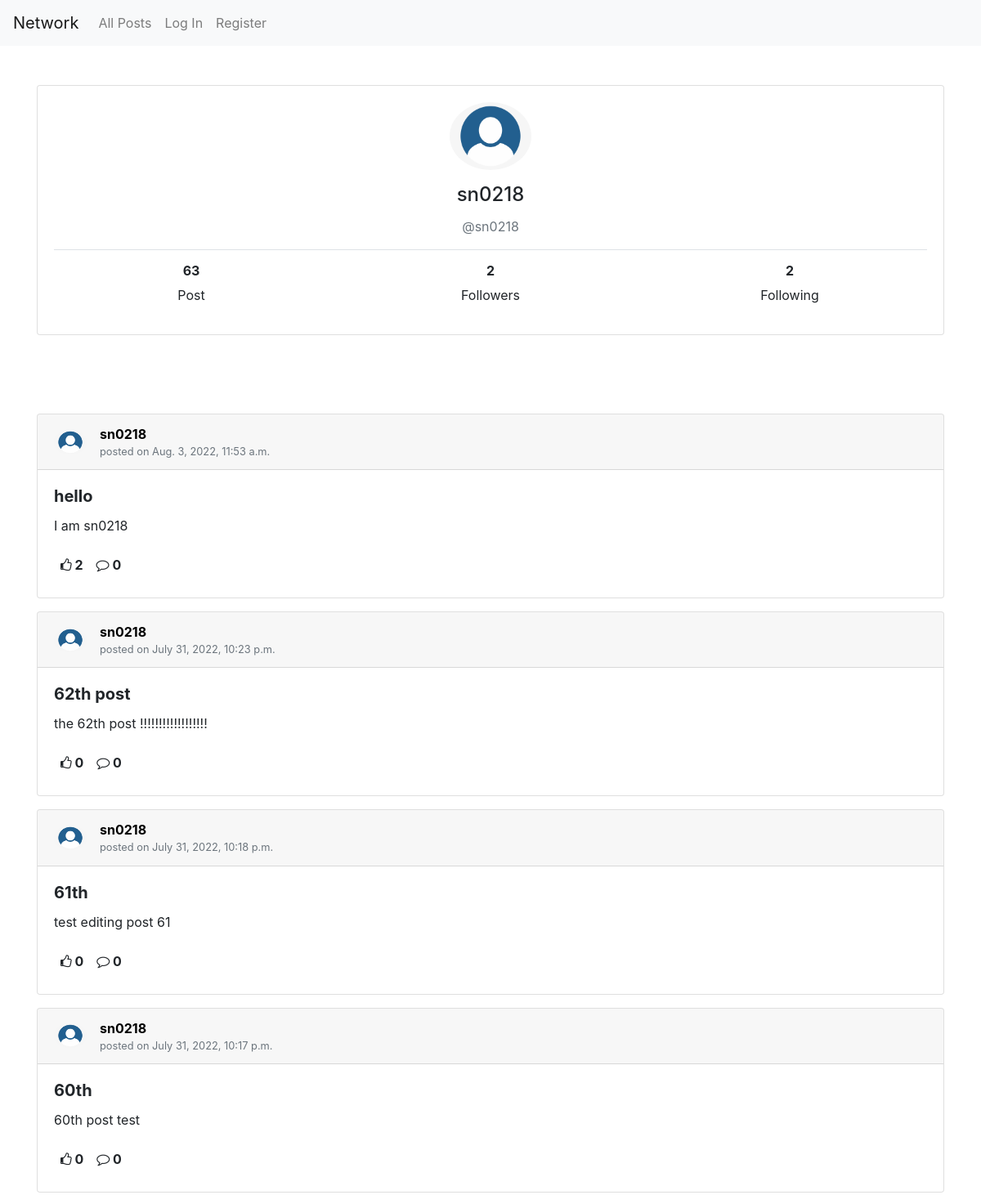
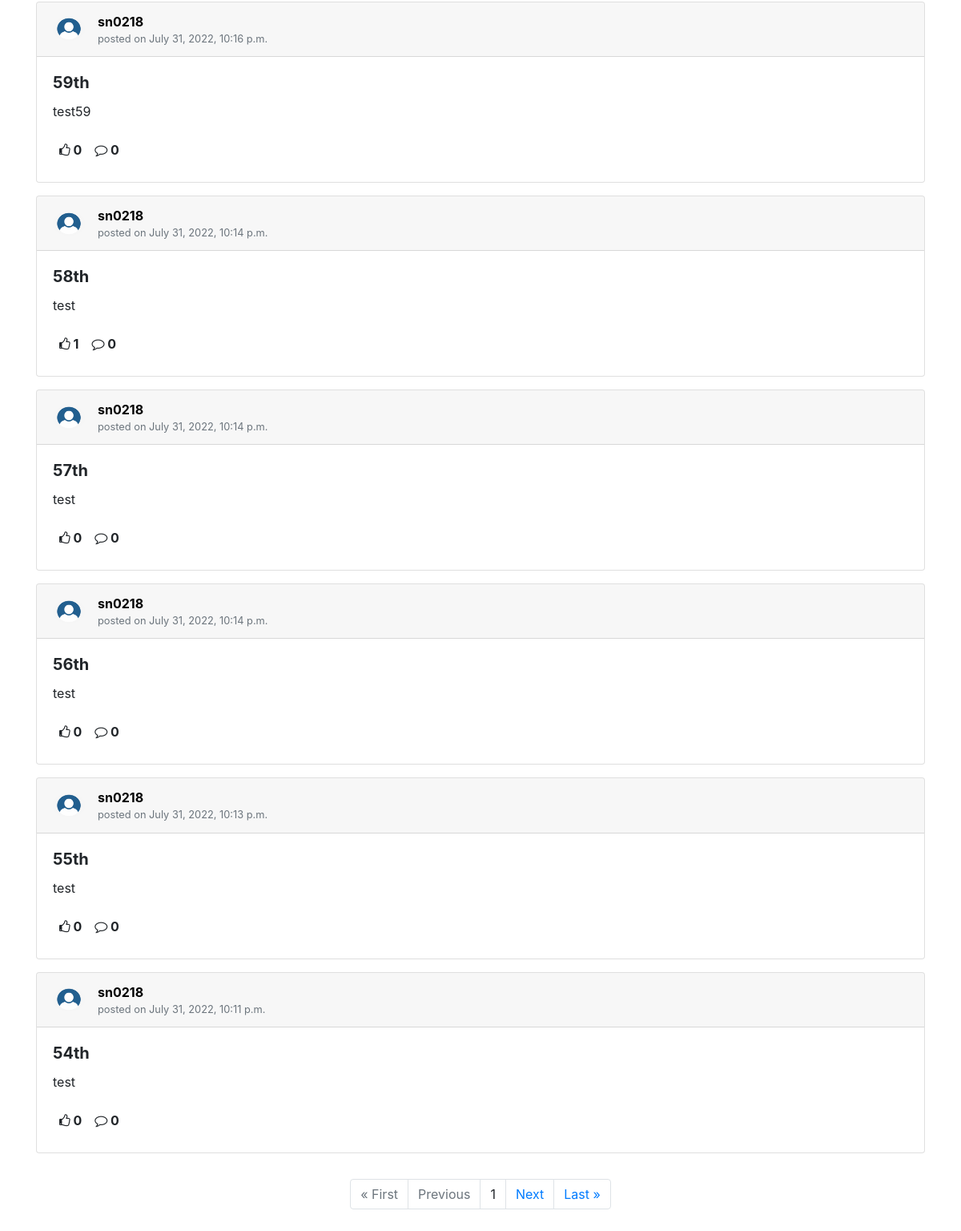
The page /profile/sn0218 on the database its author committed (2 pictures, top to bottom).
### network/models.py (models this page shows, shortened)
class User(AbstractUser):
    pass

class Post(models.Model):
    user = models.ForeignKey(User, on_delete=models.CASCADE, related_name="user_post", verbose_name="Posted by")
    headline = models.CharField(max_length=128)
    content = models.TextField(blank=False)
    date = models.DateTimeField(auto_now_add=True, verbose_name="Posted on")

### network/views.py (the view)
# urls.py: path("profile/<str:name>", views.profile, name="profile"),
def profile(request, name):
    if request.method == "GET":
        user = request.user
        profile_user = User.objects.get(username=name)
        posts = profile_user.user_post.order_by('-date').all()
        post_count = profile_user.user_post.count()
        follower_count = profile_user.follower.count()
        following_count = profile_user.following.count()
        is_following = False
        liked_posts= []
        if user.is_authenticated:
            likes = Like.objects.filter(user=user).all()
            liked_posts = [like.post for like in likes]
            if Following.objects.filter(user=user, followed_user=profile_user).exists():
                is_following = True
        paginator = Paginator(posts, 10)
        page_number = request.GET.get('page')
        page_obj = paginator.get_page(page_number)
    return render(request, "network/profile.html", {
        "user": user,
        "profile_user": profile_user,
        "posts": posts,
        "page_obj": page_obj,
        "post_count" : post_count,
        "follower_count": follower_count,
        "following_count": following_count,
        "is_following": is_following,
        "liked_posts": liked_posts
    })

### network/templates/network/profile.html (shortened to what this page needs)
{% extends "network/layout.html" %}
{% load static %}
{% block body %}
    <div class="container py-5">
        <div class="card">
            <div class="card-body text-center">
                <img class="rounded-circle shadow-1-strong me-3" src="..\static\network\blank-profile-pic.png" alt="avatar" width="100" height="83" />
                <h4 class="card-title mt-3" id="profile-username">{{ profile_user.username }}</h4>
                <p class="text-muted" id="name-tag">@{{ profile_user.username }}
                </p>
            <div class="border-top pt-3">
                <div class="row text-center">
                    <div class="col-4">
                        <h6 id="post-count"><b>{{ post_count }}</b></h6>
                        <p>Post</p>
                    </div>
                    <div class="col-4">
                        <h6 id="follower-count"><b>{{ follower_count }}</b></h6>
                        <p>Followers</p>
                    </div>
                    <div class="col-4">
                        <h6 id="following-count"><b>{{ following_count }}</b></h6>
                        <p>Following</p>
                    </div>
                </div>
            </div>
            </div>
        </div>
    </div>
    <div class="container mt-5" id="all-posts-view">
        {% if posts %}
        {% for post in page_obj %}
        <div class="card mb-3" id="post-{{ post.id }}">
            <div class="card-header">
                <div class="d-flex flex-row align-items-center">
                    <img class="rounded-circle shadow-1-strong me-3" src="..\static\network\blank-profile-pic.png" alt="avatar" width="40" height="30" />
                    <div class="ml-2 pl-2">
                        <a href="{% url 'profile' post.user.username %}" class="post-username"><strong>{{ post.user.username }} </strong></a>
                        <div class="text-muted small">
                            posted on {{ post.date }}
                        </div>
                    </div>
                </div>
            </div>
            <div class="card-body">
                <h5 class="card-title"><b>{{ post.headline }}</b></h5>
                <p class="card-text" id="post-{{ post.id }}-content"> {{ post.content }}</p>
                <div id="buttons-{{ post.id }}">
                    <div class="d-flex justify-content-between align-items-center mt-2">
                        <div class="d-flex flex-row align-items-center">
                            <div class="p-2">
                                <b id="like-count-{{ post.id }}"><i class="fa fa-thumbs-o-up" aria-hidden="true"></i>  {{ post.post_like.count }}</b>
                            </div>
                            <div class="p-2">
                                <b id="comment-count"><i class="fa fa-comment-o" aria-hidden="true"></i> 0</b>
                            </div>
                        </div>
                    </div>
                </div>
            </div>
        </div>
        {% endfor %}
    </div>
    <div class="container py-3">
        <ul class="pagination justify-content-center">
            {% if page_obj.has_previous %}
                <li class="page-item"><a href="?page=1" class="page-link">&laquo; First</a></li>
                <li class="page-item"><a href="?page={{ page_obj.previous_page_number }}" class="page-link">Previous</a></li>
            {% else %}
            <li class="page-item disabled"><a class="page-link">&laquo; First</a></li>
            <li class="page-item disabled"><a class="page-link">Previous</a></li>
            {% endif %}
            {% if page_obj.number %}
            <li class="page-item"><a class="page-link">{{ page_obj.number }}</a></li>
            {% else %}
            <li class="page-item"><a class="page-link">0</a></li>
            {% endif %}
            {% if page_obj.has_next %}
            <li class="page-item"><a href="?page={{ page_obj.next_page_number }}" class="page-link">Next</a></li>
            <li class="page-item"><a href="?page={{ page_obj.paginator.num_pages }}" class="page-link">Last &raquo;</a></li>
            {% else %}
            <li class="page-item disabled"><a class="page-link">Next</a></li>
            <li class="page-item disabled"><a class="page-link">Last &raquo;</a></li>
            {% endif %}
        </ul>
    </div>
        {% else %}
        <div class="container"><p>No posts so far.</p></div>
        {% endif %}
{% endblock %}

### network/templates/network/layout.html (shortened to what this page needs)
{% load static %}
<!DOCTYPE html>
<html lang="en">
    <head>
        <link rel="stylesheet" href="https://cdnjs.cloudflare.com/ajax/libs/font-awesome/4.7.0/css/font-awesome.min.css">
        <link rel="stylesheet" href="https://stackpath.bootstrapcdn.com/bootstrap/4.4.1/css/bootstrap.min.css">
        <link href="{% static 'network/styles.css' %}" rel="stylesheet">
    </head>
    <body>
        <nav class="navbar navbar-expand-lg navbar-light bg-light">
            <a class="navbar-brand" href="#">Network</a>
            <div>
              <ul class="navbar-nav mr-auto">
                <li class="nav-item">
                  <a class="nav-link" href="{% url 'index' %}">All Posts</a>
                </li>
                {% if user.is_authenticated %}
                    <li class="nav-item">
                        <a class="nav-link" href="{% url 'following' %}">Following</a>
                    </li>
                    <li class="nav-item">
                        <a class="nav-link" href="{% url 'logout' %}">Log Out</a>
                    </li>
                {% else %}
                    <li class="nav-item">
                        <a class="nav-link" href="{% url 'login' %}">Log In</a>
                    </li>
                    <li class="nav-item">
                        <a class="nav-link" href="{% url 'register' %}">Register</a>
                    </li>
                {% endif %}
              </ul>
            </div>
          </nav>
        <div class="body">
            {% block body %}
            {% endblock %}
        </div>
    </body>
</html>

### network/static/network/styles.css (style rules this page uses)
.post-username { color: black; }

### rows shown on the page
User: username "sn0218"
Post: user.username "sn0218", date "Aug. 3, 2022, 11:53 a.m.", headline "hello", content "I am sn0218", post_like.count "2"
Post: user.username "sn0218", date "July 31, 2022, 10:23 p.m.", headline "62th post", content "the 62th post !!!!!!!!!!!!!!!!!!", post_like.count "0"
Post: user.username "sn0218", date "July 31, 2022, 10:18 p.m.", headline "61th", content "test editing post 61", post_like.count "0"
Post: user.username "sn0218", date "July 31, 2022, 10:17 p.m.", headline "60th", content "60th post test", post_like.count "0"
Post: user.username "sn0218", date "July 31, 2022, 10:16 p.m.", headline "59th", content "test59", post_like.count "0"
Post: user.username "sn0218", date "July 31, 2022, 10:14 p.m.", headline "58th", content "test", post_like.count "1"
Post: user.username "sn0218", date "July 31, 2022, 10:14 p.m.", headline "57th", content "test", post_like.count "0"
Post: user.username "sn0218", date "July 31, 2022, 10:14 p.m.", headline "56th", content "test", post_like.count "0"
Post: user.username "sn0218", date "July 31, 2022, 10:13 p.m.", headline "55th", content "test", post_like.count "0"
Post: user.username "sn0218", date "July 31, 2022, 10:11 p.m.", headline "54th", content "test", post_like.count "0"

### other values the page prints
{{ post_count }} "63"
{{ follower_count }} "2"
{{ following_count }} "2"
{{ page_obj.number }} "1"
